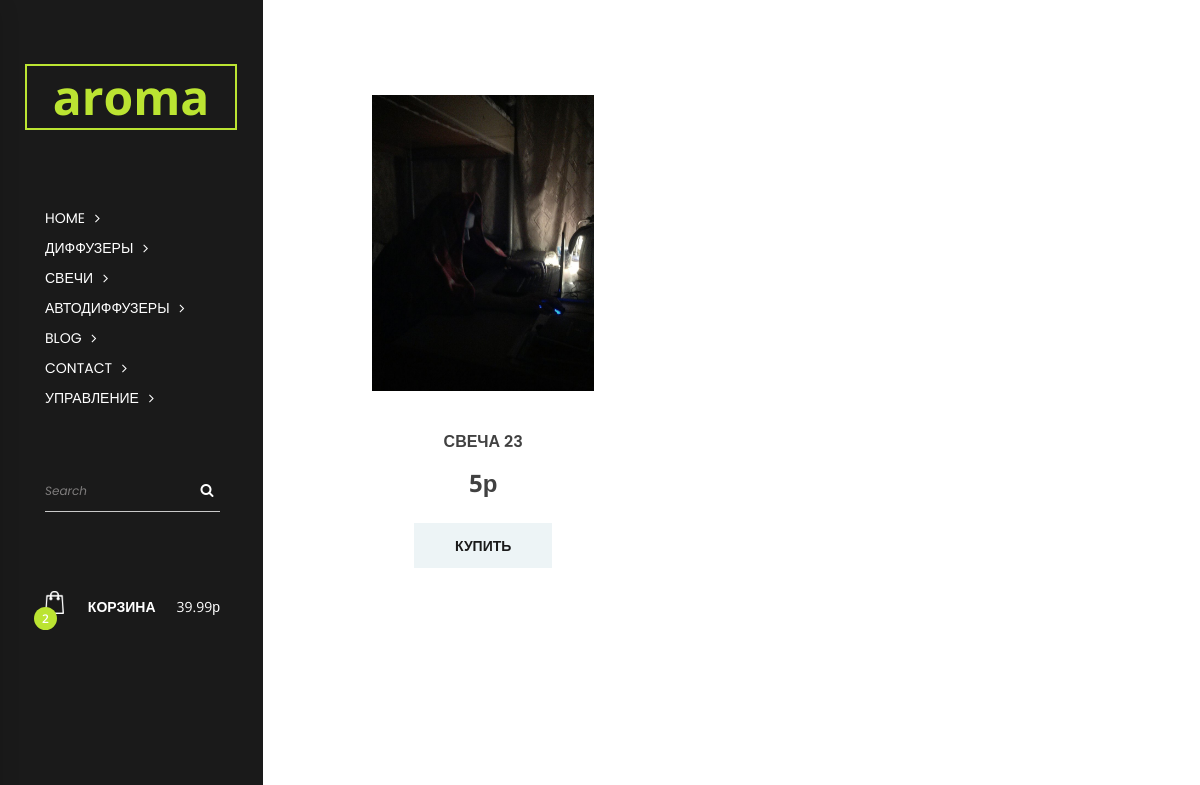
/candle/, run on the app's committed database.
### core/models.py (models this page shows, shortened)
class Item(models.Model):
    title = models.CharField(max_length=100)
    price = models.PositiveIntegerField()
    quantity = models.PositiveIntegerField()
    category = models.ForeignKey(Category, on_delete=models.CASCADE)
    photo = models.ImageField()
    aroma = models.CharField(max_length=100)
    description = models.CharField(max_length=300)
    slug = AutoSlugField(populate_from='title', unique=True)
    def get_absolute_url(self):
        return reverse("core:item", kwargs={
            'slug': self.slug
        })
    def get_add_to_cart_url(self):
        return reverse("core:add-to-cart", kwargs={
            'slug': self.slug
        })

### core/views.py (the view)
# urls.py: path('candle/', Candle.as_view(), name='candle'),
class Candle(Items):
    cat = 'Свеча'

### core/views.py (called while the page is built)
    def get(self, *args, **kwargs):
        context = {
            'items': Item.objects.filter(category=Category.objects.get(title=self.cat))
        }
        return render(self.request, 'products.html', context)

### templates/products.html
{% extends 'base.html' %}
{% block content %}
<div class="products">
		<div class="section_container">
			<div class="container">
				<div class="row">
					<div class="col">
						<div class="products_container grid">
							{% for obj in items %}
							<div class="product grid-item">
								<div class="product_inner">
									<div class="product_image"><img src=/media/{{obj.photo}} alt=""></div>
									<div class="product_content text-center">
										<div class="product_title"><a href="{{ obj.get_absolute_url }}">{{obj.title}}</a></div>
										<div class="product_price">{{obj.price}}р</div>
										<div class="product_button ml-auto mr-auto trans_200"><a href="{{ obj.get_add_to_cart_url }}">Купить</a></div>
									</div>
								</div>
							</div>
							{% endfor %}
						</div>
					</div>
				</div>
			</div>
		</div>
	</div>
{% endblock %}

### static/styles/main_styles.css (style rules this page uses)
* { margin: 0; padding: 0; -webkit-font-smoothing: antialiased; -webkit-text-shadow: rgba(0,0,0,.01) 0 0 1px; text-shadow: rgba(0,0,0,.01) 0 0 1px; }
body { font-family: 'Open Sans', sans-serif; font-size: 14px; font-weight: 400; background: #FFFFFF; color: #a5a5a5; }
div { display: block; position: relative; -webkit-box-sizing: border-box; -moz-box-sizing: border-box; box-sizing: border-box; }
a, a:hover, a:visited, a:active, a:link { text-decoration: none; -webkit-font-smoothing: antialiased; -webkit-text-shadow: rgba(0,0,0,.01) 0 0 1px; text-shadow: rgba(0,0,0,.01) 0 0 1px; }
.trans_200 { -webkit-transition: all 200ms ease; -moz-transition: all 200ms ease; -ms-transition: all 200ms ease; -o-transition: all 200ms ease; transition: all 200ms ease; }
.section_container { padding-left: 109px; padding-right: 107px; }
.section_container .container { max-width: 100%; padding-left: 0; padding-right: 0; }
.products { width: 100%; background: #FFFFFF; margin-top: 95px; padding-bottom: 99px; }
.products_container { width: calc(100% + 27px); left: -14px; }
.product { width: calc(100% / 4); padding-left: 14px; padding-right: 13px; margin-bottom: 45px; }
.product_image { width: 100%; }
.product_image::after { display: block; position: absolute; top: 0; left: 0; width: 100%; height: 100%; background: transparent; border: solid 5px #bbe432; visibility: hidden; opacity: 0; pointer-events: none; content: ''; -webkit-transition: all 200ms ease; -moz-transition: all 200ms ease; -ms-transition: all 200ms ease; -o-transition: all 200ms ease; transition: all 200ms ease; }
.product_image img { max-width: 100%; }
.product_content { padding-top: 40px; padding-left: 25px; padding-right: 25px; padding-bottom: 45px; background: #FFFFFF; }
.product_title a { font-family: 'Poppins', sans-serif; font-size: 16px; font-weight: 600; color: #414141; line-height: 1.2; text-transform: uppercase; }
.product_price { font-size: 24px; font-weight: 700; color: #414141; margin-top: 13px; }
.product_button { width: 138px; height: 45px; background: #edf4f6; text-align: center; margin-top: 22px; }
.product_button a { display: block; font-size: 14px; font-weight: 700; text-transform: uppercase; color: #1a1a1a; line-height: 45px; }

### static/styles/responsive.css (style rules this page uses)
@media only screen and (max-width: 1440px) { .product { width: calc(100% / 3); } }

### data on the page
Item: photo (picture), title "СВЕЧА 23", price "5"
